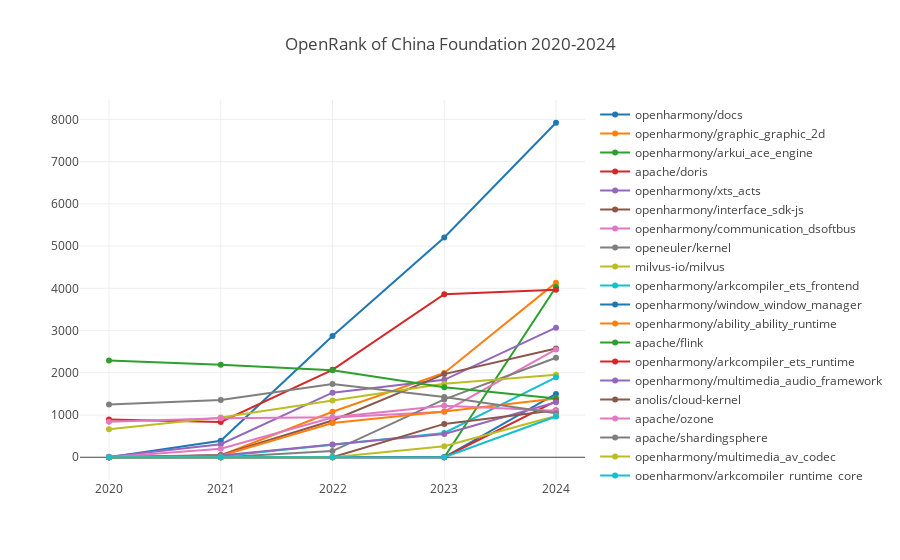

Notebook code for this chart:
### Markdown cell above
### 中国基金会旗下项目OpenRank Top 10 变化趋势

### Code cell
processFoundationFieldData([':regions/CN', 'Foundation'], 'China Foundation');

### Figure 1 — Plotly figure (JSON) as saved in the notebook; plotly's stock layout.template omitted (floating-point values rounded to 4 significant figures)
{"data": [{"name": "openharmony/docs", "x": [2020, 2021, 2022, 2023, 2024], "y": [0, 389.8, 2868.0, 5203.0, 7920.0]}, {"name": "openharmony/graphic_graphic_2d", "x": [2020, 2021, 2022, 2023, 2024], "y": [0, 44.26, 1078.0, 1996, 4134.0]}, {"name": "openharmony/arkui_ace_engine", "x": [2020, 2021, 2022, 2023, 2024], "y": [0, 0, 0, 0, 4032.0]}, {"name": "apache/doris", "x": [2020, 2021, 2022, 2023, 2024], "y": [894.8, 835.5, 2069.0, 3861.0, 3965.0]}, {"name": "openharmony/xts_acts", "x": [2020, 2021, 2022, 2023, 2024], "y": [11.27, 309.2, 1528.0, 1834.0, 3069.0]}, {"name": "openharmony/interface_sdk-js", "x": [2020, 2021, 2022, 2023, 2024], "y": [0, 52.68, 869.6, 1969.0, 2576.0]}, {"name": "openharmony/communication_dsoftbus", "x": [2020, 2021, 2022, 2023, 2024], "y": [0, 201.8, 941.4, 1079.0, 2553.0]}, {"name": "openeuler/kernel", "x": [2020, 2021, 2022, 2023, 2024], "y": [0, 0, 145.6, 1370.0, 2355.0]}, {"name": "milvus-io/milvus", "x": [2020, 2021, 2022, 2023, 2024], "y": [663.7, 943.6, 1345.0, 1742.0, 1956.0]}, {"name": "openharmony/arkcompiler_ets_frontend", "x": [2020, 2021, 2022, 2023, 2024], "y": [0, 23.3, 296.6, 575.5, 1894.0]}, {"name": "openharmony/window_window_manager", "x": [2020, 2021, 2022, 2023, 2024], "y": [0, 0, 0, 0, 1499.0]}, {"name": "openharmony/ability_ability_runtime", "x": [2020, 2021, 2022, 2023, 2024], "y": [0, 36.52, 809.8, 1081.0, 1391.0]}, {"name": "apache/flink", "x": [2020, 2021, 2022, 2023, 2024], "y": [2290.0, 2188.0, 2059.0, 1659.0, 1391.0]}, {"name": "openharmony/arkcompiler_ets_runtime", "x": [2020, 2021, 2022, 2023, 2024], "y": [0, 0, 0, 0, 1327.0]}, {"name": "openharmony/multimedia_audio_framework", "x": [2020, 2021, 2022, 2023, 2024], "y": [0, 40.17, 301.5, 552.5, 1301.0]}, {"name": "anolis/cloud-kernel", "x": [2020, 2021, 2022, 2023, 2024], "y": [0, 0, 0, 789.9, 1112.0]}, {"name": "apache/ozone", "x": [2020, 2021, 2022, 2023, 2024], "y": [841.1, 921.5, 949.4, 1218.0, 1104.0]}, {"name": "apache/shardingsphere", "x": [2020, 2021, 2022, 2023, 2024], "y": [1250.0, 1358.0, 1735.0, 1429.0, 1040.0]}, {"name": "openharmony/multimedia_av_codec", "x": [2020, 2021, 2022, 2023, 2024], "y": [0, 0, 0, 260.9, 975.8]}, {"name": "openharmony/arkcompiler_runtime_core", "x": [2020, 2021, 2022, 2023, 2024], "y": [0, 0, 0, 0, 964.0]}], "layout": {"autosize": true, "title": {"text": "OpenRank of China Foundation 2020-2024"}, "xaxis": {"autorange": true, "range": [2020.0, 2024.0], "type": "linear"}, "yaxis": {"autorange": true, "range": [-653.6, 8574.0], "type": "linear"}}}
